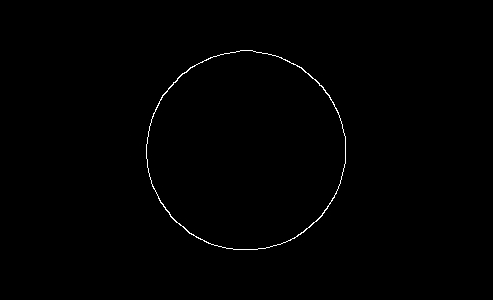
#> input picture circulo.png, 493 x 300 px, found by its file name
$ python main.py
#> lines starting #> are read from the running program, lines starting #| are printed output that depends on the picture; after the words box and inside, x2 and y2 are one past the last pixel; in counts of white or black regions, pixels touching at a corner belong together
#> further down, img is the input picture: shape (300, 493, 3); min 0, max 255, mean 1.2
### HoughTrans.py
import numpy as np
import cv2
import math

class HoughTransform:

    def __init__(self, img, rmin, rmax, limSupD=None, limSupE=None, limInfE=None, limInfD=None):
#> called with rmin = 95, rmax = 100, limSupD = 60, limSupE = 120, limInfE = 240, limInfD = 300
        self.img = img
        self.rmin = rmin
        self.rmax = rmax
        self.limSupD = limSupD
        self.limSupE = limSupE
        self.limInfE = limInfE
        self.limInfD = limInfD
        self.width = img.shape[0]
#> self.width = 300
        self.height = img.shape[1]
#> self.height = 493
        self.accumulator=np.zeros((self.width,self.height,(self.rmax-self.rmin)))
        self.pxs_on = self.BufferedImageToPoint(self.img, 0)
        #self.applyMethod(80)

    def BufferedImageToPoint(self, img, valor):
#> called with valor = 0
        pontos = []
        for  lin in range(0, img.shape[0]):
            for col in range(0, img.shape[1]):
                if(img[lin][col][0] > valor):
                    pontos.append([lin, col])
#> in __init__, `self.pxs_on = self.BufferedImageToPoint(self.img, 0)`: self.pxs_on = 885 pairs, first value 50 to 249, second value 130 to 346

        return pontos

    def getCirculo(self, raio):
        xc=0
        yc=0
        xant=0
        yant=0
        circulo = []

        if (self.limSupD==None or self.limSupE==None or self.limInfE==None or self.limInfD==None):
            for passo in range (0,360):
                angulo=passo
                angulo=math.radians(angulo)

                xc=round(raio*math.cos(angulo))
                yc=round(raio*math.sin(angulo))

                if (passo ==0 or xc!=xant or yc!=yant):
                    xant=xc
                    yant=yc
                    circulo.append([xc, yc])
        else:
            for passo in range (0,360):
                if ((passo > 0 and passo < self.limSupD) or (passo > self.limInfD and passo < 360) or (passo > self.limSupE and passo < self.limInfE)):
                    angulo=passo
                    angulo=math.radians(angulo)

                    xc=round(raio*math.cos(angulo))
                    yc=round(raio*math.sin(angulo))

                    if (passo ==0 or xc!=xant or yc!=yant):
                        xant=xc
                        yant=yc
                        circulo.append([xc, yc])
        return circulo


    def applyMethod(self, qtd):
        #implementar restricoes
#> called with qtd = 1
        h_x=0
        h_y=0

        for delta_raio in range(0, (self.rmax-self.rmin)):
            self.circulo = self.getCirculo(self.rmin + delta_raio)

            for pixel in range(0, len(self.pxs_on)):
                for coord in range (0, len(self.circulo)):
                    h_x=int(self.pxs_on[pixel][0]+self.circulo[coord][1])
                    h_y=int(self.pxs_on[pixel][1]+self.circulo[coord][0])
                    #print(h_x, h_y, delta_raio)
                    if ((h_x >= 0 and h_x < self.width) and (h_y >= 0 and h_y < self.height)):
                        self.accumulator[h_x][h_y][delta_raio] += 1
        self.accumulator=self.accumulator/255

        return self.getPeak(qtd)

    def getPeak(self, qtd):
#> called with qtd = 1
        coord_center = np.zeros((qtd, 4))
        cont = 0
        index = 0
        trocou = True
        for raio in range(0, (self.rmax - self.rmin)):
            for lin in range(0, len(self.accumulator)):
                for col in range(0, len(self.accumulator[0])):
                    if (cont < len(coord_center)):
                        coord_center[cont][0] = lin
                        coord_center[cont][1] = col
                        coord_center[cont][2] = raio + self.rmin
                        coord_center[cont][3] = self.accumulator[lin][col][raio]
                        cont += 1
                    else:
                        if (trocou == True):
                            index = np.argmin(coord_center[:,3])
                            trocou = False
                        if (self.accumulator[lin][col][raio] > coord_center[index][3]):  # verificar
                            coord_center[index][0] = lin
                            coord_center[index][1] = col
                            coord_center[index][2] = raio + self.rmin
                            coord_center[index][3] = self.accumulator[lin][col][raio]
                            trocou = True
#> after the loop, cont = 1; coord_center = [[150, 246, 99, 0.624]]; index = 0

        return coord_center


### main.py
from HoughTrans import *
import cv2

img = cv2.imread("C:/Users/Brunno Santos/Downloads/HOUGH/circulo.png")
'''print(img.shape[2])'''

hough = HoughTransform(img, 95, 100, 60, 120, 240, 300)
#hough = HoughTransform(img, 10, 11)

#cv2.imshow("imagem", img)
'''for i in range(hough.rmax-hough.rmin):
    cv2.imshow("Acumulador", hough.accumulator[:,:,i])'''
ponto = hough.applyMethod(1)
#> ponto = [[150, 246, 99, 0.624]]
cv2.circle(img, (246, 150), 99, (255, 0, 0))
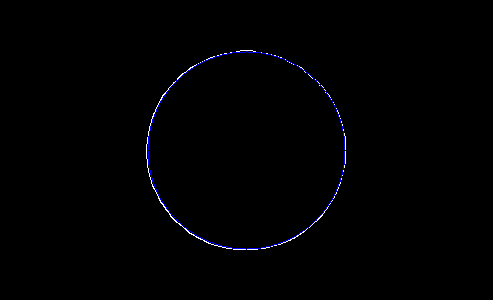
#> img: shape (300, 493, 3); 0.38% of pixels changed, all inside (x1, y1, x2, y2) = (147, 51, 346, 250)
cv2.imshow("tela", img)
cv2.waitKey(0)


'''acumulador = ob.applyMethod(1)'''


'''print([valor for linha in (ob.applyMethod(4)) for valor in linha])
img = cv2.imread('2.png')'''

'''cv2.imshow('imagem', img)
cv2.waitKey(0)
cv2.destroyAllWindows()'''
'''test = HoughTrans(img, 0, 10)
i = test.a
print(i)
maior = i[0][0]
maiorl = 0
maiorc = 0'''
'''for l in range(0, len(i[:][:])):
    for c in range(0, len(i[:][:])):
        if(maior < i[l][c]):
            maior = i[l][c]
            maiorl = l
            maiorc = c
print(maior, maiorl, maiorc)
print(i)'''

$ run again, with exe1.jpg saved as circulo.png
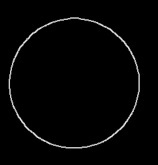
#> input picture exe1.jpg, 158 x 165 px, found by its file name
#> img is the input picture: shape (165, 158, 3); min 0, max 237, mean 5.2
#> self.pxs_on = 2951 pairs, first value 16 to 151, second value 8 to 143
#> after the loop in getPeak, `for raio in range(0, (self.rmax - self.rmin)):`: cont = 1; coord_center = [[83, 43, 95, 0.231]]; index = 0
#> ponto = [[83, 43, 95, 0.231]]
#> `cv2.circle(img, (246, 150), 99, (255, 0, 0))`:
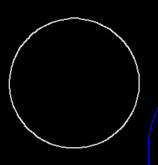
#> img: shape (165, 158, 3); 0.22% of pixels changed, all inside (x1, y1, x2, y2) = (147, 107, 158, 165)
